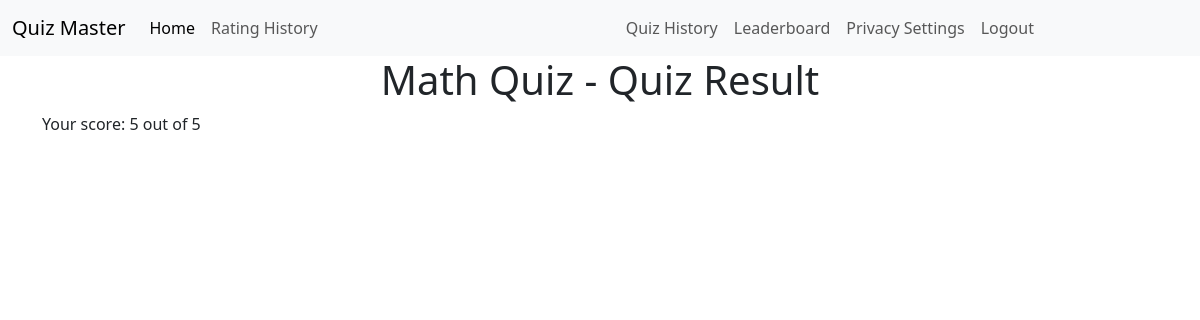
/quiz/1/result/ (signed in), run on an earlier commit of the app's database.
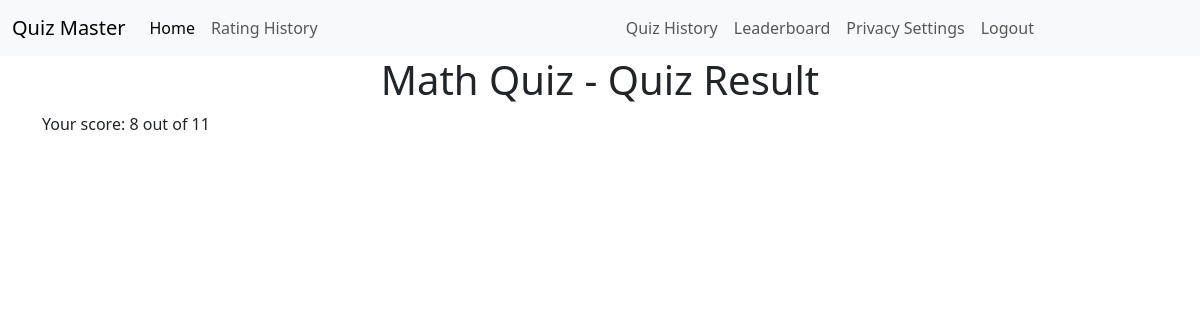
And on a later commit of the database.
### quizzes/models.py (models this page shows, shortened)
class UserQuizHistory(models.Model):
    user = models.ForeignKey(User, on_delete=models.CASCADE)
    quiz = models.ForeignKey(Quiz, on_delete=models.CASCADE)
    score = models.IntegerField()
    totalMarks = models.IntegerField(default=0)
    completed_at = models.DateTimeField(auto_now_add=True)

### core/views.py (the view)
# urls.py: path('quiz/<int:quiz_id>/result/', quiz_result, name='quiz_result'),
@login_required
def quiz_result(request, quiz_id):
    quiz = get_object_or_404(Quiz, id=quiz_id)
    user_quiz_history = UserQuizHistory.objects.filter(
        user=request.user, quiz=quiz).latest('completed_at')
    context = {
        'quiz': quiz,
        'user_quiz_history': user_quiz_history,
    }
    return render(request, 'quiz_result.html', context)

### core/templates/quiz_result.html
{% extends 'base.html' %}
{% block content %}
<h1 class="text-center">{{ quiz.title }} - Quiz Result</h1>
<div class="container">
    <p>Your score: {{ user_quiz_history.score }} out of {{ user_quiz_history.totalMarks }}</p>
</div>
{% endblock %}

What changed in the data, as far as the page shows it:
no longer on this page (row unchanged): UserQuizHistory: score "5", totalMarks "5"
added UserQuizHistory: score "8", totalMarks "11"
